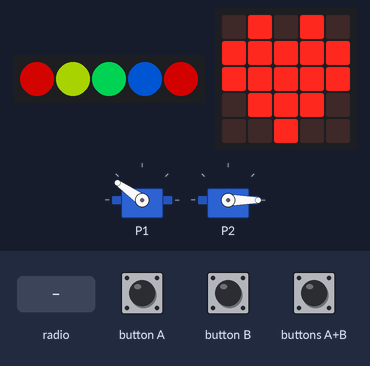
Simulated run of this program. Board: BBC micro:bit (MakeCode). Parts: 5 RGB LEDs in strip order, left to right, the board's 5×5 LED display, 2 × servo. The inputs (shaded band) are chosen by the test bench. Dim RGB values are drawn brighter than linear.

Above: at 1.8 s.
1.9 s: button A pressed for 0.15 s
At 2.4 s:
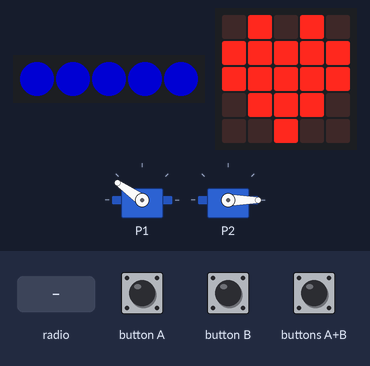
5.0 s: buttons A+B pressed for 0.15 s
At 5.35 s:
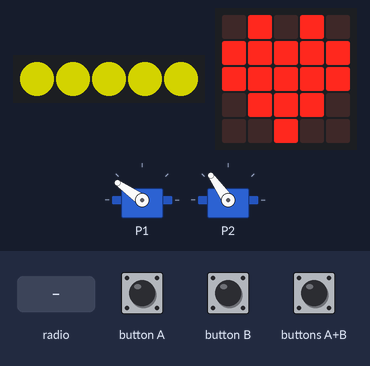
5.7 s: button B pressed for 0.15 s
At 6.0 s:
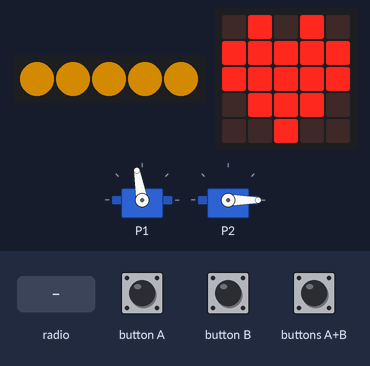
6.4 s: radio message "20" arrives
At 7.02 s:
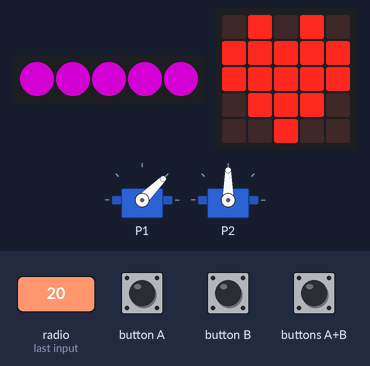
8.4 s: radio message "60" arrives
At 10.62 s:
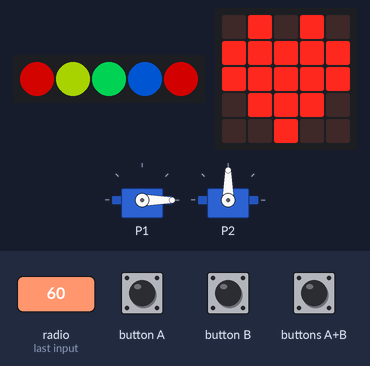
11.4 s: buttons A+B pressed for 1 s
At 13.2 s:
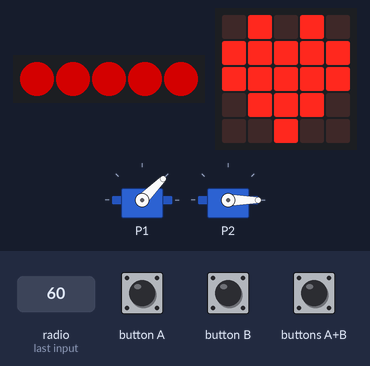
Timing chart, 0 to 16.9 s (numbered marks = the images above; inputs shaded):
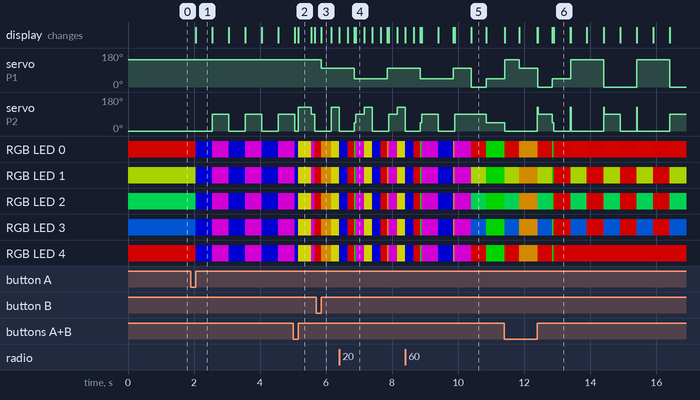

The program:

main.ts
```typescript
radio.onReceivedNumber(function (receivedNumber) {
    if (receivedNumber == 10) {
        lopen()
    }
    if (receivedNumber == 20) {
        zwaaien()
    }
    if (receivedNumber == 30) {
        stampen()
    }
    if (receivedNumber == 40) {
        links()
    }
    if (receivedNumber == 60) {
        jump()
    }
})
function links () {
    for (let index = 0; index < 4; index++) {
        strip.showColor(neopixel.colors(NeoPixelColors.Blue))
        pins.servoWritePin(AnalogPin.P2, 90)
        basic.pause(250)
        strip.showColor(neopixel.colors(NeoPixelColors.Purple))
        pins.servoWritePin(AnalogPin.P2, 0)
        basic.pause(250)
    }
}
input.onButtonPressed(Button.A, function () {
    zwaaien()
})
function stampen () {
    for (let index = 0; index < 4; index++) {
        strip.showColor(neopixel.colors(NeoPixelColors.Yellow))
        pins.servoWritePin(AnalogPin.P2, 125)
        basic.pause(500)
        strip.showColor(neopixel.colors(NeoPixelColors.Red))
        pins.servoWritePin(AnalogPin.P2, 0)
        basic.pause(500)
    }
}
input.onButtonPressed(Button.AB, function () {
    stampen()
})
input.onButtonPressed(Button.B, function () {
    lopen()
})
function jump () {
    for (let index = 0; index < 4; index++) {
        strip.showRainbow(1, 360)
        pins.servoWritePin(AnalogPin.P1, 0)
        pins.servoWritePin(AnalogPin.P2, 90)
        basic.pause(1000)
        strip.showRainbow(1, 360)
        pins.servoWritePin(AnalogPin.P1, 145)
        pins.servoWritePin(AnalogPin.P2, 0)
        basic.pause(1000)
    }
}
function lopen () {
    for (let index = 0; index < 4; index++) {
        strip.showColor(neopixel.colors(NeoPixelColors.Orange))
        pins.servoWritePin(AnalogPin.P1, 100)
        pins.servoWritePin(AnalogPin.P2, 0)
        basic.pause(1000)
        strip.showColor(neopixel.colors(NeoPixelColors.Green))
        pins.servoWritePin(AnalogPin.P1, 45)
        pins.servoWritePin(AnalogPin.P2, 45)
        basic.pause(1000)
    }
}
function zwaaien () {
    for (let index = 0; index < 4; index++) {
        strip.showColor(neopixel.colors(NeoPixelColors.Blue))
        pins.servoWritePin(AnalogPin.P2, 0)
        basic.pause(500)
        strip.showColor(neopixel.colors(NeoPixelColors.Purple))
        pins.servoWritePin(AnalogPin.P2, 90)
        basic.pause(500)
    }
}
let strip: neopixel.Strip = null
radio.setGroup(1)
strip = neopixel.create(DigitalPin.P0, 5, NeoPixelMode.RGB_RGB)
strip.showRainbow(1, 360)
strip.show()
basic.showIcon(IconNames.Heart)
pins.servoWritePin(AnalogPin.P1, 145)
pins.servoWritePin(AnalogPin.P2, 0)
```

test.ts
```typescript
// tests gaan hier; deze zal niet worden gecompileerd wanneer dit pakket wordt gebruikt als extensie.
```

Measured:
- after the input at 1.9 s, servo on P2: alternates 90° for 0.50 s and 0° for 0.50 s, starting after 0.65 s; RGB LED 0–4: alternates RGB(127, 0, 127) for 0.50 s and RGB(0, 0, 127) for 0.50 s, starting after 0.15 s
- after the input at 5.7 s, servo on P1: 145° → 100° after 0.15 s
- what the display in image 1 shows lasts 0.5 s, from 2.1 s to 2.6 s
- what the display in image 2 shows lasts 0.4 s, from 5.2 s to 5.6 s
